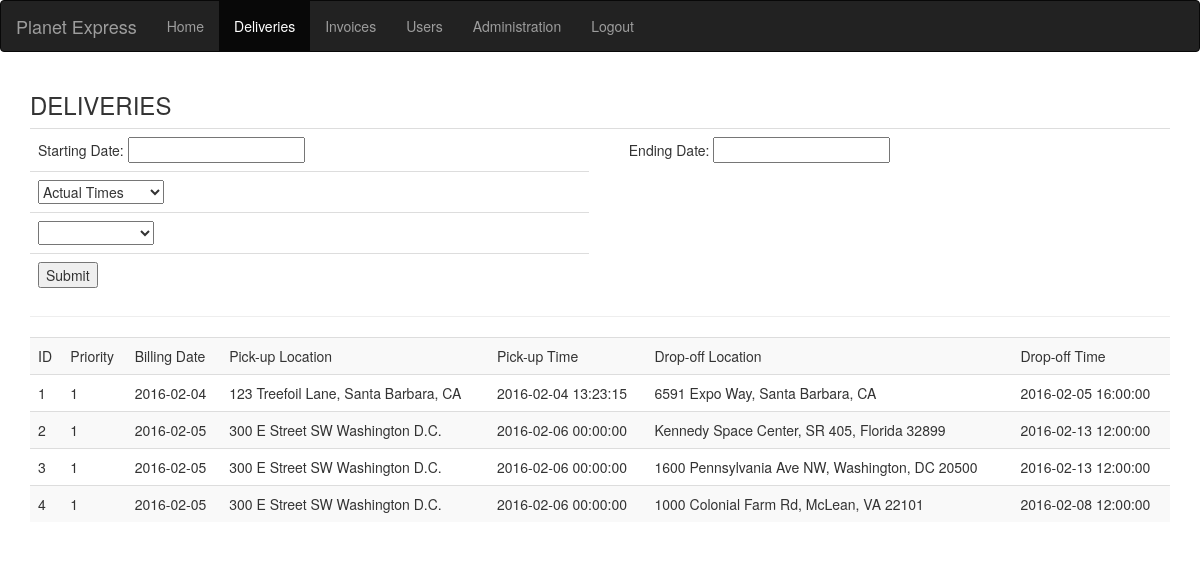
The app's page /week05/deliveries.php (signed in) with its own data.
### tables this page shows
CREATE TABLE `organizations` (
  `id` int(11) NOT NULL AUTO_INCREMENT,
  `name` varchar(45) DEFAULT NULL,
  `address` varchar(100) DEFAULT NULL,
  `billing_address` varchar(100) DEFAULT NULL,
  `company_rate` float DEFAULT NULL,
  PRIMARY KEY (`id`)
);

CREATE TABLE `deliveries` (
  `id` int(11) NOT NULL AUTO_INCREMENT,
  `pick_up_location` varchar(100) DEFAULT NULL,
  `drop_off_location` varchar(100) DEFAULT NULL,
  `pick_up_time` datetime DEFAULT NULL,
  `drop_off_time` datetime DEFAULT NULL,
  `priority_level` int(11) DEFAULT NULL,
  `org_id` int(11) DEFAULT NULL,
  `billing_date` date DEFAULT NULL,
  `estimated_pick_up_time` datetime DEFAULT NULL,
  `estimated_drop_off_time` datetime DEFAULT NULL,
  PRIMARY KEY (`id`),
  KEY `fk_deliveries_org_id_idx` (`org_id`),
  CONSTRAINT `fk_deliveries_org_id` FOREIGN KEY (`org_id`) REFERENCES `organizations` (`id`) ON DELETE NO ACTION ON UPDATE NO ACTION
);

### week05/deliveries.php (the view, shortened to what this page needs)
<?php
$startdate = "";
$enddate = "";
$mode = "act";
$user     = $_SESSION['user'];
$orgName = "NOT FOUND";
$is_admin = 0;
$SQLuser = 'php';
$SQLpassword = 'foo';
try
{
	$db = new PDO("mysql:host=localhost;dbname=php_project", $SQLuser, $SQLpassword);
	$userQuery = "SELECT * FROM users WHERE username='$user' LIMIT 1;";
	$userData = $db->query($userQuery);
	$userRow = $userData->fetch();
	$userOrgID = $userRow["org_id"];
	$is_admin = $userRow["is_admin"];
	$orgQuery = "SELECT * FROM organizations WHERE id=$userOrgID;";
	$orgData = $db->query($orgQuery);
	$orgRow = $orgData->fetch();
	$orgName = $orgRow["name"];
	$orgNamesIDs = "";
	if ($is_admin == "1") {
		$orgNamesIDQuery = "SELECT id, name FROM organizations ORDER BY name ASC;";
		$orgNamesIDs = $db->query($orgNamesIDQuery);
	}
	if ($startdate != "" && $enddate != "") {
		$start = convertDate($startdate) . " 00:00:00";
		$end = convertDate($enddate) . " 23:59:59";
		$deliveryQuery = "SELECT * FROM deliveries WHERE drop_off_time BETWEEN \"$start\" AND \"$end\";";
		$deliveryData = $db->query($deliveryQuery);
	}
	else {
		$deliveryQuery = "";
		if ($is_admin) {
			if ($mode == "act") {
				$deliveryQuery = "SELECT id, pick_up_location, drop_off_location, pick_up_time, drop_off_time, priority_level, billing_date FROM deliveries";
			}
			else {
				$deliveryQuery = "SELECT id, pick_up_location, drop_off_location, estimated_pick_up_time, estimated_drop_off_time, priority_level, billing_date FROM deliveries";
			}
			$deliveryQuery .= ";";
		}
		$deliveryData = $db->query($deliveryQuery);
	}
}
catch (PDOException $ex)
{
	echo 'Error: ' . $ex->getMessage();
	die();
}
?>
<!DOCTYPE html>
<html>
<head>
	<link rel="stylesheet" href="http://maxcdn.bootstrapcdn.com/bootstrap/3.3.5/css/bootstrap.min.css">
	<link rel="stylesheet" href="//code.jquery.com/ui/1.11.4/themes/smoothness/jquery-ui.css">
</head>
<body>
	<nav class="navbar navbar-inverse">
		<div class="container-fluid">
	    	<div class="navbar-header">
	      		<a class="navbar-brand" href="home.php">
	      			<?php echo "$orgName"; ?>
	      		</a>
	    	</div>
			<ul class="nav navbar-nav">
	  			<li><a href="home.php">Home</a></li>
	  			<li class="active"><a href="#">Deliveries</a></li>
	  			<li><a href="invoices.php">Invoices</a></li>
	  			<li><a href="users.php">Users</a></li>
	  			<?php
	  				if ($is_admin) {
	  					echo "\t\t\t\t<li><a href=\"#\">Administration</a></li>";
	  				}
	  			?>
	  			<li><a href="logout.php">Logout</a></li>
			</ul>
		</div>
	</nav>
	<div class="container">
        <h3>DELIVERIES</h3>
        <form action="deliveries.php" method="POST">
			<table class='table'>
				<tr>
					<td>Starting Date:  <input name="startdate" type="text" id="startingdatepicker"></td>
					<td>						</td>
					<td>Ending Date:  <input name="enddate" type="text" id="endingdatepicker"></td>
				</tr>
				<tr>
					<td>
						<select name="type">
							<option value="act" selected>Actual Times</option>
						</select>
					</td>
				</tr>
<?php
	if ($is_admin) {
		echo "<tr><td><select name=\"org\"><option value=\"\" selected></option>";
		foreach ($orgNamesIDs as $row) {
			echo "<option value=\"" . $row['id'] . "\">" . $row['name'] . "</option>";
		}
		echo "</tr></td>";
	}
?>
				<tr>
					<td>
						<input type="submit">
					</td>
				</tr>
			</table>
        </form>
		<hr class="featurette-divider">
		<table class='table table-striped'>
			<tr>
<?php
echo "<td>ID</<td><td>Priority</td><td>Billing Date</td><td>Pick-up Location</td>";
if ($mode == "act") {
	echo "<td>Pick-up Time</td><td>Drop-off Location</td><td>Drop-off Time</td>";
}
else {
	echo "<td>Est. Pick-up Time</td><td>Drop-off Location</td><td>Est. Drop-off Time</td>";
}
echo "</tr>";
foreach ($deliveryData as $row) {
	echo "<tr>";
	echo "<td>" . $row['id'] . "</td>";
	echo "<td>" . $row['priority_level'] . "</td>";
	echo "<td>" . $row['billing_date'] . "</td>";
	echo "<td>" . $row['pick_up_location'] . "</td>";
	if ($mode == "act") {
		echo "<td>" . $row['pick_up_time'] . "</td>";
	}
	else {
		echo "<td>" . $row['estimated_pick_up_time'] . "</td>";
	}
	echo "<td>" . $row['drop_off_location'] . "</td>";
	if ($mode == "act") {
		echo "<td>" . $row['drop_off_time'] . "</td>";
	}
	else {
		echo "<td>" . $row['estimated_drop_off_time'] . "</td>";
	}
	echo "</tr>";
}
?>
		</table>
	</div>
</body>
</html>

### records on screen
organizations: name "Planet Express"
deliveries: id "1", priority_level "1", billing_date "2016-02-04", pick_up_location "123 Treefoil Lane, Santa Barbara, CA", pick_up_time "2016-02-04 13:23:15", drop_off_location "6591 Expo Way, Santa Barbara, CA", drop_off_time "2016-02-05 16:00:00"
deliveries: id "2", priority_level "1", billing_date "2016-02-05", pick_up_location "300 E Street SW Washington D.C.", pick_up_time "2016-02-06 00:00:00", drop_off_location "Kennedy Space Center, SR 405, Florida 32899", drop_off_time "2016-02-13 12:00:00"
deliveries: id "3", priority_level "1", billing_date "2016-02-05", pick_up_location "300 E Street SW Washington D.C.", pick_up_time "2016-02-06 00:00:00", drop_off_location "1600 Pennsylvania Ave NW, Washington, DC 20500", drop_off_time "2016-02-13 12:00:00"
deliveries: id "4", priority_level "1", billing_date "2016-02-05", pick_up_location "300 E Street SW Washington D.C.", pick_up_time "2016-02-06 00:00:00", drop_off_location "1000 Colonial Farm Rd, McLean, VA 22101", drop_off_time "2016-02-08 12:00:00"
